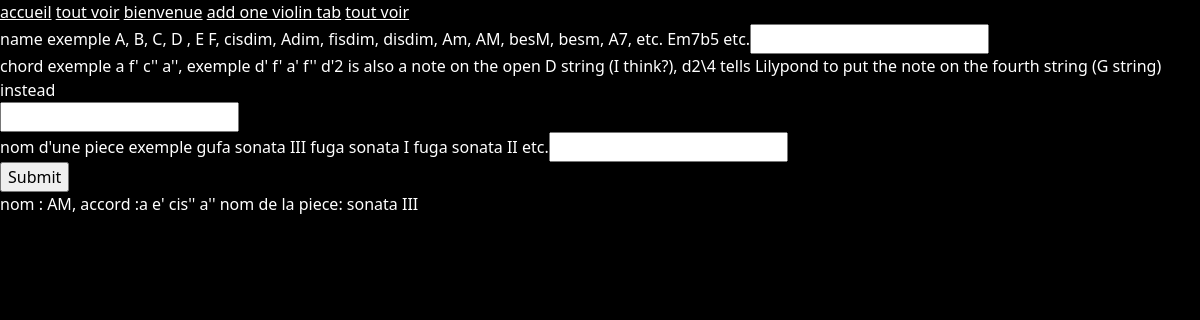
Before: / with the older database file.
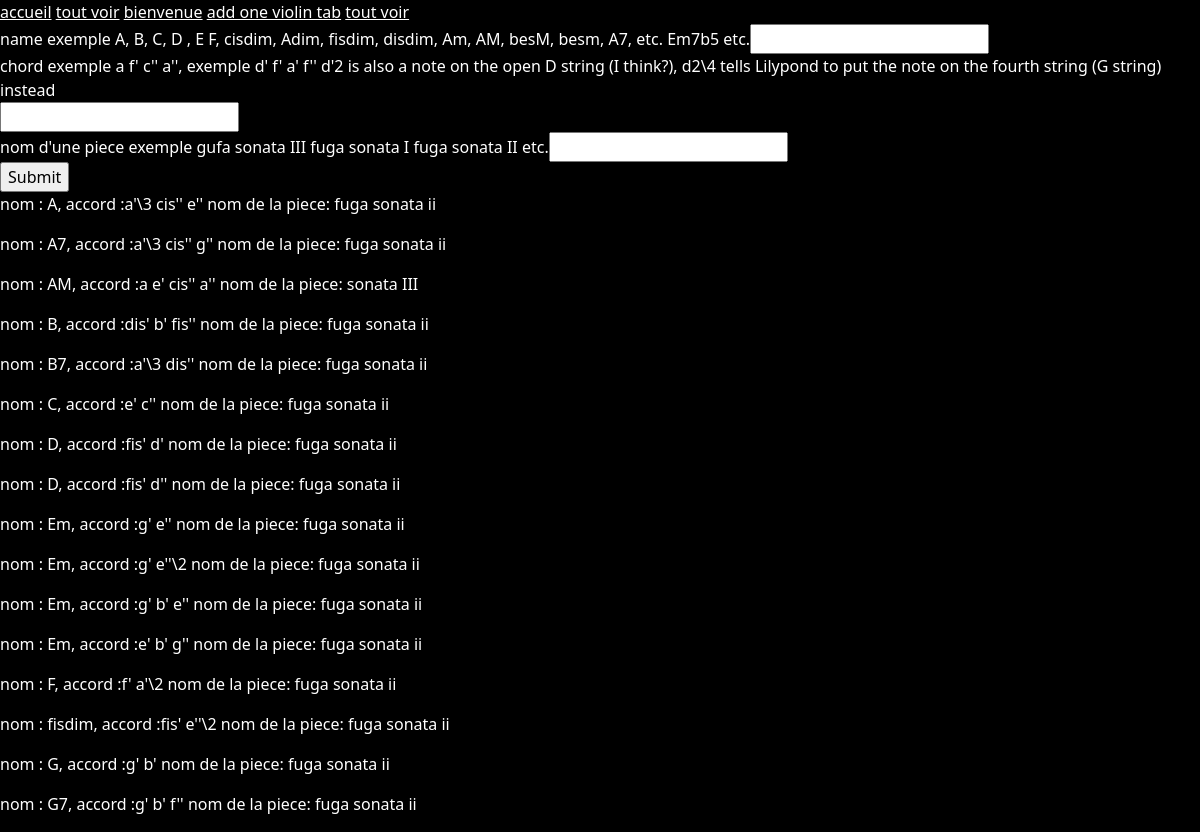
After: the same page with the newer database file.
### tables this page shows
CREATE TABLE tablature (
	id INTEGER PRIMARY KEY,
	name TEXT NOT NULL,
	chord TEXT NOT NULL,
piece TEXT NOT NULL
);

### app.py (the view, shortened to what this page needs)
@app.route("/", methods=["GET","POST"])
def add_one_user():
    allcountries = query_db("select * from tablature")
    piecename=""
    user = query_db('select * from tablature order by lower(name)')
    one_user = query_db("select * from tablature limit 1", one=True)
    return render_template("tabform.html", alltabs=user, piecename=piecename, the_title="add new tablature",message="ma tablature")

### app.py (called while the page is built)
@app.teardown_appcontext
def close_connection(exception):
    db = getattr(g, '_database', None)
    if db is not None:
        db.close()

### yourappdb.py (called while the page is built)
def get_db():
    db = getattr(g, '_database', None)
    if db is None:
        db = g._database = sqlite3.connect(DATABASE)
    db.row_factory = sqlite3.Row
    return db

def query_db(query, args=(), one=False):
    mydb = get_db()
    cur = mydb.execute(query, args)
    if "insert into" in query:
        mydb.commit()
    rv = cur.fetchall()
    cur.close()
    return (rv[0] if rv else None) if one else rv

### templates/tabform.html
{% extends 'base.html' %}{% block content %}<form method="POST">
<div class="field"><label>name exemple A, B, C, D , E F, cisdim, Adim, fisdim, disdim, Am, AM, besM, besm, A7, etc. Em7b5 etc.</label><input name="name"/></div>
<div class="field"><label>chord exemple a f' c'' a'', exemple d' f' a' f'' d'2 is also a note on the open D string (I think?), d2\4 tells Lilypond to put the note on the fourth string (G string) instead</label><input name="chord"/></div>
<div class="field"><label>nom d'une piece exemple gufa sonata III fuga sonata I fuga sonata II etc.</label><input name="piece" value="{{piecename}}"/></div>
<div class="actions"><input type="submit"/></div></form>{% for x in alltabs %}<p>nom : {{x["name"] }}, accord :{{x["chord"]}} nom de la piece: {{x["piece"]}}</p>{% endfor %}{% endblock %}{% block liens %}<a href="/">bienvenue</a>
<a href="/"> add one violin tab</a>
<a href="/toutvoir"> tout voir</a>
{% endblock %}

### templates/base.html (shortened to what this page needs)
<!DOCTYPE html>
<html>
<head>
<link href="https://cdn.jsdelivr.net/npm/bootstrap@5.3.8/dist/css/bootstrap.min.css" rel="stylesheet">
	<link rel="stylesheet" href="/static/css/main.css">
</head>
<body>
<div id="container">
<a href="/"> accueil</a>
<a href="/toutvoir"> tout voir</a>
  {% block liens %}
  {% endblock %}
  {% block content %}
  {% endblock %}
</div>
</body>
</html>

### static/css/main.css (style rules this page uses)
body { background:black; color:white; }
a, a:visited, a:hover, a:link { color:white; }

Changed rows visible on the page:
added tablature: name "A", chord "a'\\3 cis'' e''", piece "fuga sonata ii"
added tablature: name "A7", chord "a'\\3 cis'' g''", piece "fuga sonata ii"
added tablature: name "B", chord "dis' b' fis''", piece "fuga sonata ii"
added tablature: name "B7", chord "a'\\3 dis''", piece "fuga sonata ii"
added tablature: name "C", chord "e' c''", piece "fuga sonata ii"
added tablature: name "D", chord "fis' d'", piece "fuga sonata ii"
added tablature: name "D", chord "fis' d''", piece "fuga sonata ii"
added tablature: name "Em", chord "g' e''", piece "fuga sonata ii"
added tablature: name "Em", chord "g' e''\\2", piece "fuga sonata ii"
added tablature: name "Em", chord "g' b' e''", piece "fuga sonata ii"
added tablature: name "Em", chord "e' b' g''", piece "fuga sonata ii"
added tablature: name "F", chord "f' a'\\2", piece "fuga sonata ii"
added tablature: name "fisdim", chord "fis' e''\\2", piece "fuga sonata ii"
added tablature: name "G", chord "g' b'", piece "fuga sonata ii"
added tablature: name "G7", chord "g' b' f''", piece "fuga sonata ii"
